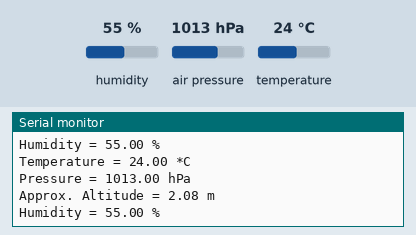
Recording of a sketch running on a simulated ESP32. Parts: the last lines printed to the serial monitor. Inputs (shaded band) come from the test bench; at power-on: humidity 55 %, air pressure 1013 hPa, temperature 24 °C.

Above: at 1.2 s.
1.3 s: humidity set to 22 %
At 2.4 s:
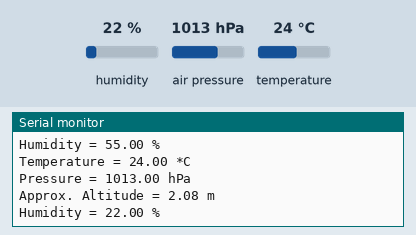
2.8 s: air pressure set to 952 hPa
At 3.4 s:
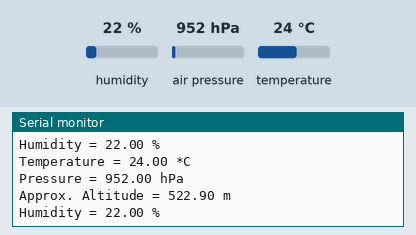

The sketch:

Esp32changeDefalutI2cPin.ino
```cpp
// (licence header left out)
#include <Wire.h>
#include <Adafruit_Sensor.h>
#include <Adafruit_BME280.h>

#define I2C_SDA 33
#define I2C_SCL 32

#define SEALEVELPRESSURE_HPA (1013.25)

TwoWire I2CBME = TwoWire(0);
Adafruit_BME280 bme;

unsigned long delayTime;

void setup() {
  Serial.begin(115200);
  Serial.println(F("BME280 test"));
  I2CBME.begin(I2C_SDA, I2C_SCL, 100000);

  bool status;

  // default settings
  // (you can also pass in a Wire library object like &Wire2)
  status = bme.begin(0x76, &I2CBME);
  if (!status) {
    Serial.println("Could not find a valid BME280 sensor, check wiring!");
    while (1);
  }

  Serial.println("-- Default Test --");
  delayTime = 1000;

  Serial.println();
}

void loop() {
  printValues();
  delay(delayTime);
}

void printValues() {
  Serial.print("Temperature = ");
  Serial.print(bme.readTemperature());
  Serial.println(" *C");

  // Convert temperature to Fahrenheit
  /*Serial.print("Temperature = ");
  Serial.print(1.8 * bme.readTemperature() + 32);
  Serial.println(" *F");*/

  Serial.print("Pressure = ");
  Serial.print(bme.readPressure() / 100.0F);
  Serial.println(" hPa");

  Serial.print("Approx. Altitude = ");
  Serial.print(bme.readAltitude(SEALEVELPRESSURE_HPA));
  Serial.println(" m");

  Serial.print("Humidity = ");
  Serial.print(bme.readHumidity());
  Serial.println(" %");

  Serial.println();
}
```

Measured:
- after the input at 1.3 s, the serial monitor: prints a new line after 0.71 s (image 1)
- after the input at 2.8 s, the serial monitor: prints a new line after 0.22 s (image 2)
